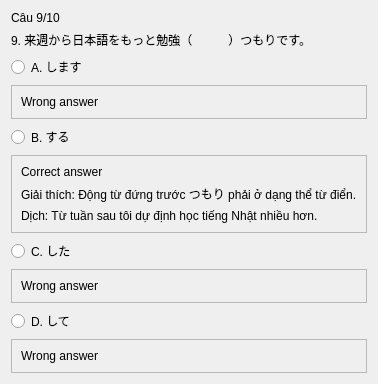
               <widget class="QWidget" name="page_7">
                <layout class="QVBoxLayout" name="verticalLayout_3">
                 <item>
                  <widget class="QLabel" name="label_54">
                   <property name="text">
                    <string>Câu 9/10</string>
                   </property>
                  </widget>
                 </item>
                 <item>
                  <widget class="QLabel" name="label_55">
                   <property name="text">
                    <string>9. 来週から日本語をもっと勉強（　　　）つもりです。</string>
                   </property>
                  </widget>
                 </item>
                 <item>
                  <widget class="QRadioButton" name="radioButton_25">
                   <property name="text">
                    <string>A. します</string>
                   </property>
                  </widget>
                 </item>
                 <item>
                  <widget class="QFrame" name="frame_33">
                   <property name="frameShape">
                    <enum>QFrame::StyledPanel</enum>
                   </property>
                   <property name="frameShadow">
                    <enum>QFrame::Raised</enum>
                   </property>
                   <layout class="QVBoxLayout" name="verticalLayout_38">
                    <item>
                     <widget class="QLabel" name="label_67">
                      <property name="text">
                       <string>Wrong answer</string>
                      </property>
                     </widget>
                    </item>
                   </layout>
                  </widget>
                 </item>
                 <item>
                  <widget class="QRadioButton" name="radioButton_26">
                   <property name="text">
                    <string>B. する</string>
                   </property>
                  </widget>
                 </item>
                 <item>
                  <widget class="QFrame" name="frame_34">
                   <property name="frameShape">
                    <enum>QFrame::StyledPanel</enum>
                   </property>
                   <property name="frameShadow">
                    <enum>QFrame::Raised</enum>
                   </property>
                   <layout class="QVBoxLayout" name="verticalLayout_39">
                    <item>
                     <widget class="QLabel" name="label_64">
                      <property name="text">
                       <string>Correct answer</string>
                      </property>
                     </widget>
                    </item>
                    <item>
                     <widget class="QLabel" name="label_66">
                      <property name="text">
                       <string>Giải thích: Động từ đứng trước つもり phải ở dạng thể từ điển.</string>
                      </property>
                     </widget>
                    </item>
                    <item>
                     <widget class="QLabel" name="label_65">
                      <property name="text">
                       <string>Dịch: Từ tuần sau tôi dự định học tiếng Nhật nhiều hơn.</string>
                      </property>
                     </widget>
                    </item>
                   </layout>
                  </widget>
                 </item>
                 <item>
                  <widget class="QRadioButton" name="radioButton_27">
                   <property name="text">
                    <string>C. した</string>
                   </property>
                  </widget>
                 </item>
                 <item>
                  <widget class="QFrame" name="frame_35">
                   <property name="frameShape">
                    <enum>QFrame::StyledPanel</enum>
                   </property>
                   <property name="frameShadow">
                    <enum>QFrame::Raised</enum>
                   </property>
                   <layout class="QVBoxLayout" name="verticalLayout_40">
                    <item>
                     <widget class="QLabel" name="label_68">
                      <property name="text">
                       <string>Wrong answer</string>
                      </property>
                     </widget>
                    </item>
                   </layout>
                  </widget>
                 </item>
                 <item>
                  <widget class="QRadioButton" name="radioButton_28">
                   <property name="text">
                    <string>D. して</string>
                   </property>
                  </widget>
                 </item>
                 <item>
                  <widget class="QFrame" name="frame_36">
                   <property name="frameShape">
                    <enum>QFrame::StyledPanel</enum>
                   </property>
                   <property name="frameShadow">
                    <enum>QFrame::Raised</enum>
                   </property>
                   <layout class="QVBoxLayout" name="verticalLayout_41">
                    <item>
                     <widget class="QLabel" name="label_69">
                      <property name="text">
                       <string>Wrong answer</string>
                      </property>
                     </widget>
                    </item>
                   </layout>
                  </widget>
                 </item>
                </layout>
               </widget>
